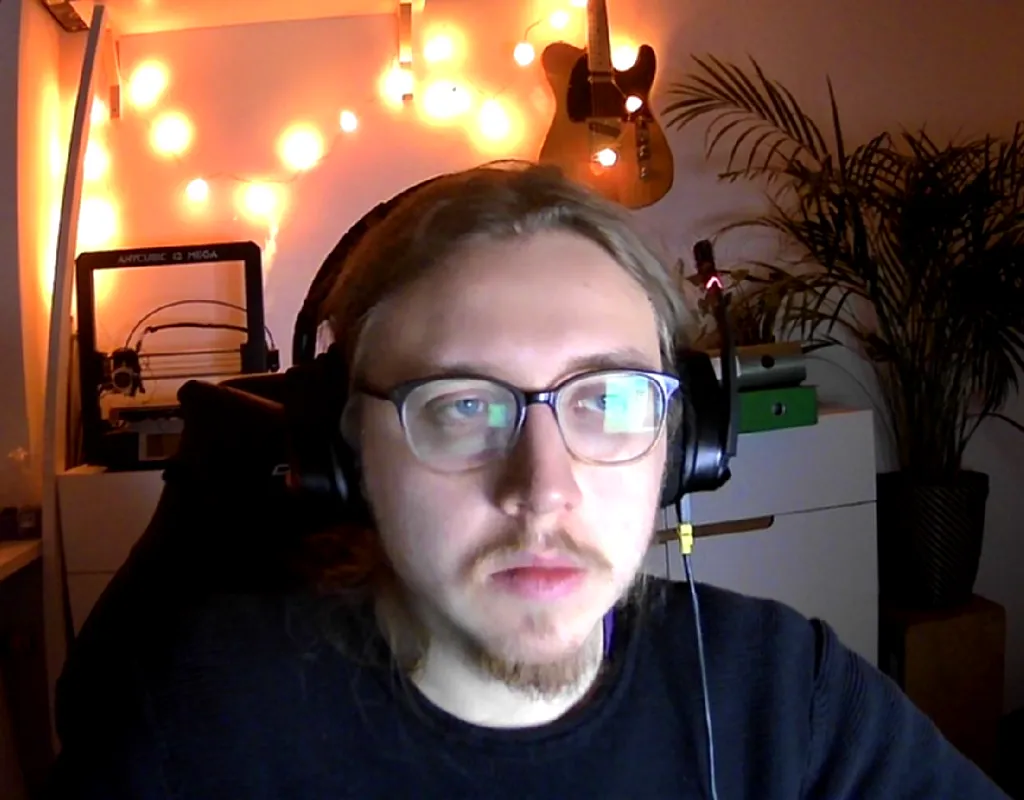
#> input picture microservices/backend/modules/opencv/images/Albert/1.webp, 1024 x 800 px
$ python -i face_recognition.py   (imports and definitions only)   (older library calls are emulated)
#> lines starting #> are read from the running program, lines starting #| are printed output that depends on the picture
from PIL.Image import fromarray
import numpy as np
import cv2
import base64
import os
from PIL import Image

# https://docs.opencv.org/3.4/df/d25/classcv_1_1face_1_1LBPHFaceRecognizer.html
# Docs for the recognizer

class face_recognition:
    """

    """

    def __init__(self):
        self

    def detect_face(self, image):

        face_cascade = cv2.CascadeClassifier(cv2.data.haarcascades + "haarcascade_frontalface_default.xml")
        recognizer = cv2.face.LBPHFaceRecognizer_create(radius = 1,neighbors = 16,grid_x = 8,grid_y = 8)
        recognizer.read("modules/opencv/recognizer/face-data.yml")

        frame_gray = cv2.cvtColor(image, cv2.COLOR_BGR2GRAY)
        #frame_gray = cv2.equalizeHist(frame_gray)

        pil_image = fromarray(frame_gray)
        size = (550, 550)
        final_image = pil_image.resize(size, Image.ANTIALIAS)
        frame_gray = np.array(final_image, "uint8")
        faces = face_cascade.detectMultiScale(frame_gray, scaleFactor=1.5, minNeighbors=5)

        print("looping")
        for (x, y, w, h) in faces:
            #image = cv2.rectangle(image, (x, y), (x+w, y+h), (0, 255, 0), 2)
            roi_gray = frame_gray[y:y+h, x:x+w] #(ycord_start, ycord_end)
            id_, conf = recognizer.predict(roi_gray)
            cv2.imwrite('modules/opencv/predicted/not.webp', roi_gray)
            print(str(id_) + " / " +str(conf))

            if conf>=0 and conf <= 100:
                print("predicted: " + str(id_))
                cv2.imwrite('modules/opencv/predicted/' + str(id_) + '_' + str(int(conf))  + '.webp', image)


        return image

    def prepareImage(self , image):
        face_cascade = cv2.CascadeClassifier(cv2.data.haarcascades + "haarcascade_frontalface_default.xml")
        faces = face_cascade.detectMultiScale(image, scaleFactor=1.5, minNeighbors=5 )

        for (x, y, w, h) in faces:
            roi = image[y:y+h, x:x+w ]
            cv2.imshow("ROI", roi)

    def encode_webp(self, buf_str):
        dirname, counter = self.createDir(buf_str)
        encoded_data = buf_str.split(',')[3]
        buf_decode = base64.b64decode(encoded_data)
        buf_arr = np.fromstring(buf_decode, dtype=np.uint8)
        img_decoded = cv2.imdecode(buf_arr, cv2.IMREAD_COLOR)
        cv2.imwrite('modules/opencv/images/' + dirname + '/' + counter + '.webp', img_decoded)
        return img_decoded

    def encode_login(self, buf_str):
        encoded_data = buf_str.split(',')[3]
        buf_decode = base64.b64decode(encoded_data)
        buf_arr = np.fromstring(buf_decode, dtype=np.uint8)
        img_decoded = cv2.imdecode(buf_arr, cv2.IMREAD_COLOR)
        #cv2.imwrite('modules/opencv/incoming/test.webp', img_decoded)
        return img_decoded

    def createDir(self, buf_str):
        dirname = buf_str.split(',')[0]
        counter = buf_str.split(',')[1]
        if not os.path.exists('modules/opencv/images/' + dirname + '/'):
            os.makedirs('modules/opencv/images/' + dirname + '/')
        return dirname, counter

>>> import cv2
>>> picture = cv2.imread('images/Albert/1.webp', cv2.IMREAD_GRAYSCALE)
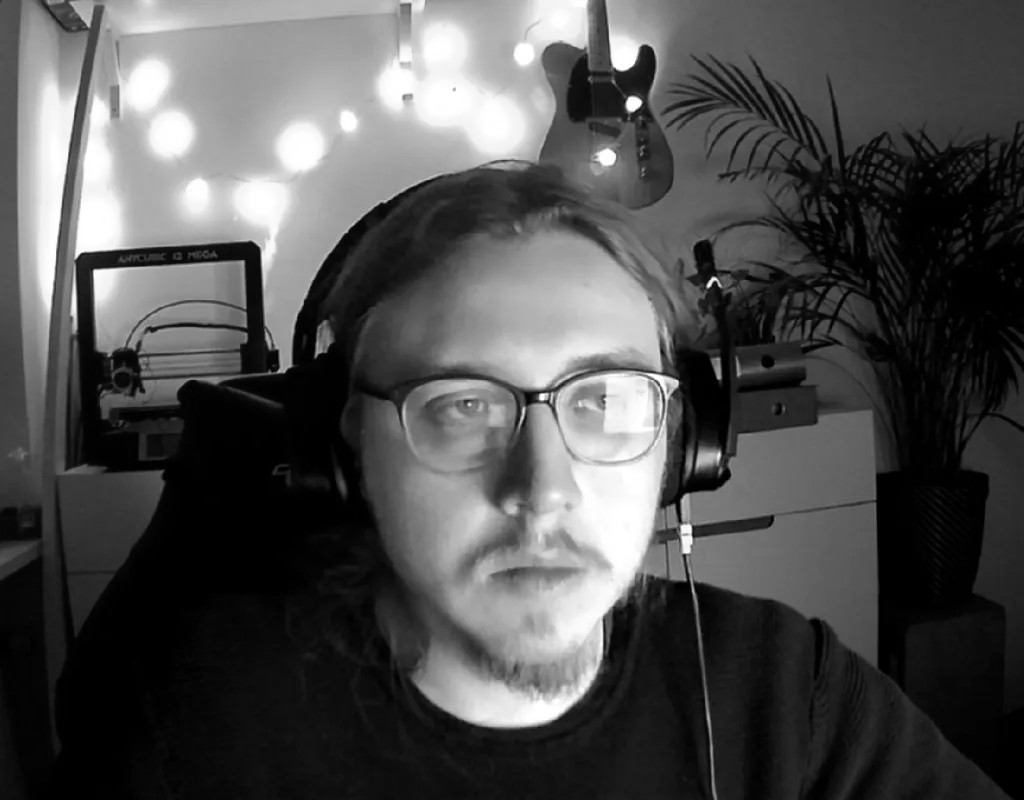
#> picture: shape (800, 1024); min 0, max 255, mean 79.4
#> (the run stopped early here; a loop or call above may not have finished)

$ run again, on microservices/backend/modules/opencv/images/Albert/2.webp
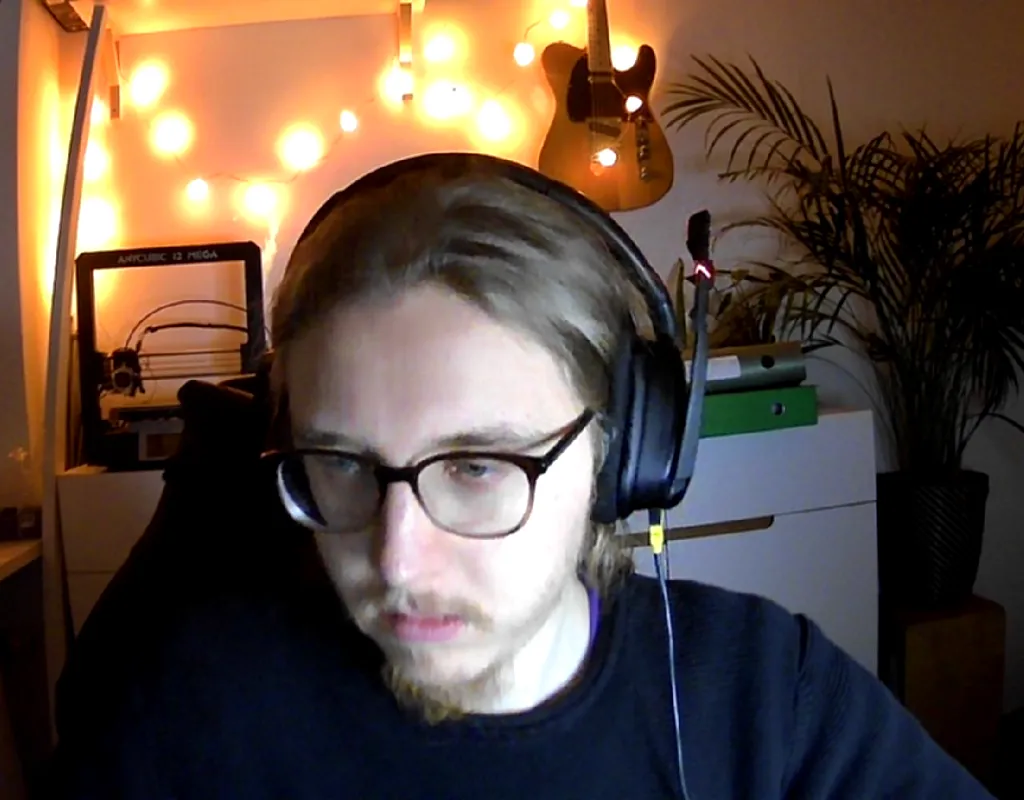
#> input picture microservices/backend/modules/opencv/images/Albert/2.webp, 1024 x 800 px
#> `picture = cv2.imread('images/Albert/1.webp', cv2.IMREAD_GRAYSCALE)`:
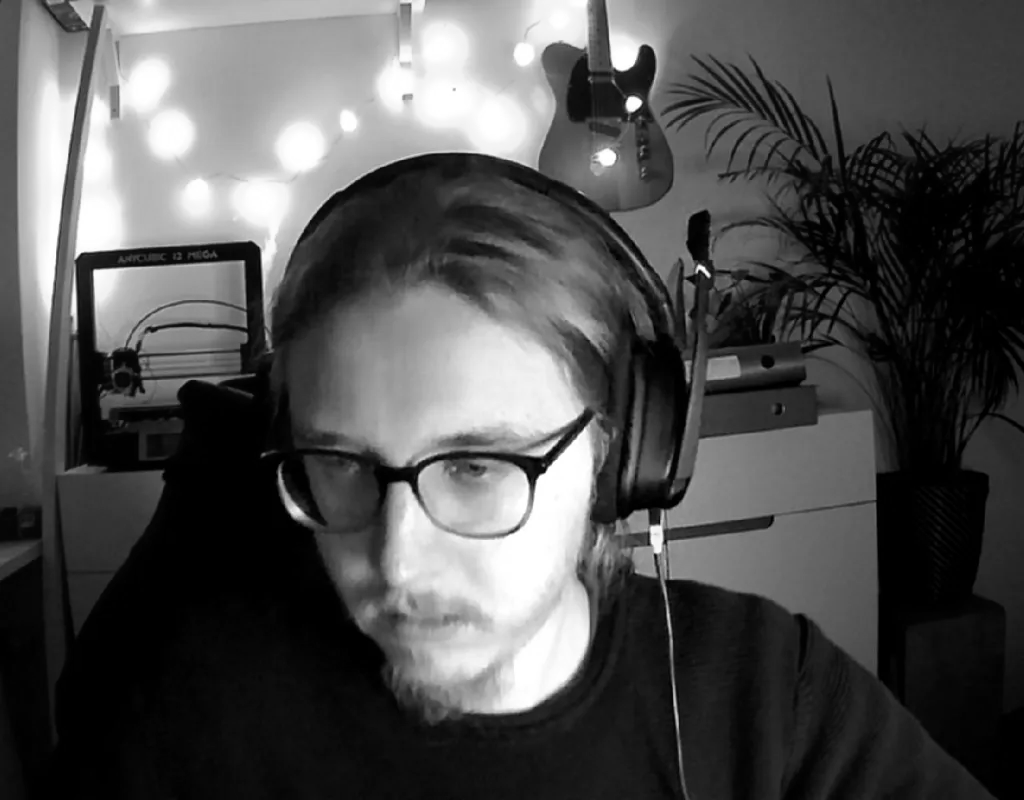
#> picture: shape (800, 1024); min 0, max 255, mean 80.5
